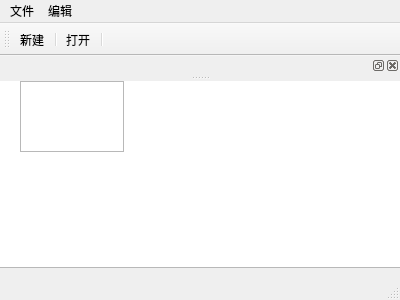
<?xml version="1.0" encoding="UTF-8"?>
<ui version="4.0">
 <class>MainWindow</class>
 <widget class="QMainWindow" name="MainWindow">
  <property name="geometry">
   <rect>
    <x>0</x>
    <y>0</y>
    <width>400</width>
    <height>300</height>
   </rect>
  </property>
  <property name="windowTitle">
   <string>MainWindow</string>
  </property>
  <widget class="QWidget" name="centralWidget">
   <widget class="QTextEdit" name="textEdit">
    <property name="geometry">
     <rect>
      <x>-7</x>
      <y>-14</y>
      <width>411</width>
      <height>201</height>
     </rect>
    </property>
   </widget>
   <widget class="QTextEdit" name="textEdit_2">
    <property name="geometry">
     <rect>
      <x>20</x>
      <y>0</y>
      <width>104</width>
      <height>71</height>
     </rect>
    </property>
   </widget>
  </widget>
  <widget class="QMenuBar" name="menuBar">
   <property name="geometry">
    <rect>
     <x>0</x>
     <y>0</y>
     <width>400</width>
     <height>23</height>
    </rect>
   </property>
   <widget class="QMenu" name="menu">
    <property name="title">
     <string>文件</string>
    </property>
    <addaction name="actionnew"/>
    <addaction name="separator"/>
    <addaction name="actionopen"/>
   </widget>
   <widget class="QMenu" name="menu_2">
    <property name="title">
     <string>编辑</string>
    </property>
   </widget>
   <addaction name="menu"/>
   <addaction name="menu_2"/>
  </widget>
  <widget class="QToolBar" name="mainToolBar">
   <attribute name="toolBarArea">
    <enum>TopToolBarArea</enum>
   </attribute>
   <attribute name="toolBarBreak">
    <bool>false</bool>
   </attribute>
   <addaction name="actionnew"/>
   <addaction name="separator"/>
   <addaction name="actionopen"/>
   <addaction name="separator"/>
  </widget>
  <widget class="QStatusBar" name="statusBar"/>
  <widget class="QDockWidget" name="dockWidget">
   <property name="allowedAreas">
    <set>Qt::TopDockWidgetArea</set>
   </property>
   <attribute name="dockWidgetArea">
    <number>4</number>
   </attribute>
   <widget class="QWidget" name="dockWidgetContents"/>
  </widget>
  <action name="actionnew">
   <property name="text">
    <string>新建</string>
   </property>
  </action>
  <action name="actionopen">
   <property name="text">
    <string>打开</string>
   </property>
  </action>
 </widget>
 <layoutdefault spacing="6" margin="11"/>
 <resources/>
 <connections/>
</ui>
